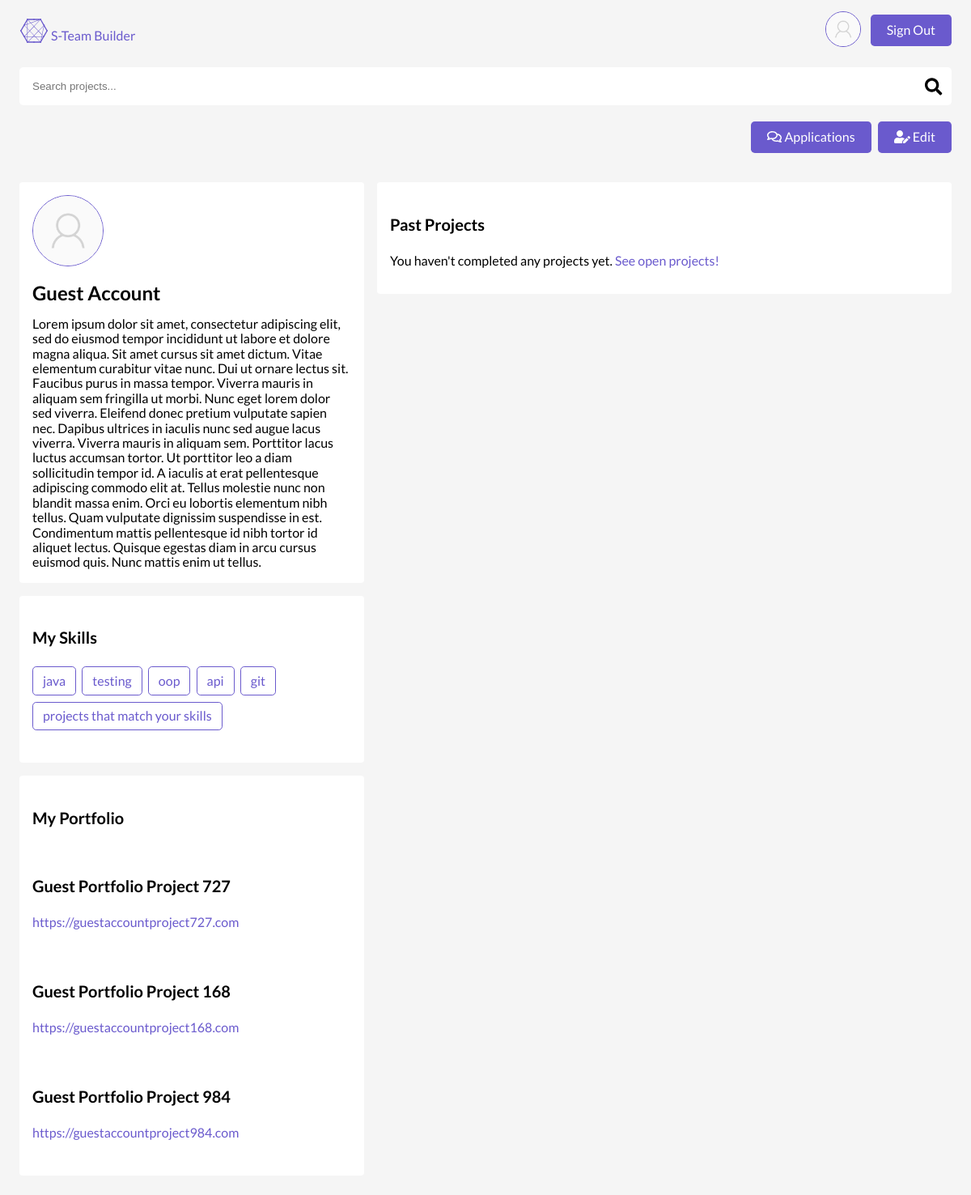
Page /accounts/profile/10/ (signed in) on the committed database.
### accounts/models.py (models this page shows, shortened)
class User(AbstractBaseUser):
    email = models.EmailField(
        verbose_name='email address',
        max_length=255,
        unique=True,
    )
    first_name = models.CharField(max_length=255)
    last_name = models.CharField(max_length=255)
    about = models.TextField(max_length=2500)
    avatar = models.ImageField(
        default="default_avatars/blank.png",
        upload_to="avatars"
    )
    skills = models.ManyToManyField(
        "Skill", related_name="users")  # on delete issues?
    is_active = models.BooleanField(default=False)
    is_admin = models.BooleanField(default=False)
    objects = UserManager()
    USERNAME_FIELD = 'email'
    REQUIRED_FIELDS = ['first_name', ]
    def __str__(self):
        if not self.first_name:
            return self.email
        return self.first_name + " " + self.last_name

class Skill(models.Model):
    name = models.CharField(max_length=255, unique=True)
    def __str__(self):
        return self.name

class PortfolioProject(models.Model):
    user = models.ForeignKey(
        settings.AUTH_USER_MODEL,
        on_delete=models.CASCADE,
        related_name="portfolio_projects"
    )
    name = models.CharField(max_length=255, unique=True)
    url = models.URLField()

### accounts/views.py (the view)
# urls.py: path('profile/<int:pk>/', views.Profile.as_view(), name="profile"),
class Profile(CustomLoginRequired, DetailView):
    model = User
    template_name = "accounts/profile.html"
    context_object_name = "user_profile"
    def get_context_data(self, **kwargs):
        context = super().get_context_data(**kwargs)
        context['searchform'] = SearchBarForm()
        context['applications'] = Application.objects.filter(
            user=self.request.user,
            status='A',
            position__project__status='C'
        )
        return context

### projects/forms.py
class SearchBarForm(forms.Form):
    q = forms.CharField(
        max_length=255,
        widget=forms.TextInput(
            attrs={
                'placeholder': 'Search projects...',
                'style': 'margin-bottom:0',
                'class': 'search-bar'
            },
        ))

### projects/views.py (called while the page is built, shortened)
    def dispatch(self, request, *args, **kwargs):
        if not request.user.is_authenticated:
            return self.handle_no_permission()
        apps = Application.objects.filter(
            user=request.user,
            unread=True,
        )
        return super().dispatch(request, *args, **kwargs)

### accounts/templates/accounts/profile.html (shortened to what this page needs)
{% extends 'layout.html' %}
{% load static %}
{% block body %}
<div class="bounds">
<div class="top-button-container">
      {% if user.id == user_profile.id %}
      <a class="bubble-dark" href="{% url 'projects:applications' box='inbox' category='status' q='u' %}"><i class="far fa-comments"></i> Applications</a>
      {% endif %}
      {% if user.id == user_profile.id %}
      <a class="bubble-dark" href="{% url 'accounts:updateuser' %}"><i class="fas fa-user-edit"></i> Edit</a>
      {% endif %}
  </div>
</div>
<div class="bounds">
<div class="desktop-wrapper">
  <div class="desktop-wrapper-left">
<div class="card">
    {% if user_profile.avatar %}
    <img src="{{ user_profile.avatar.url }}" class="avatar-large">
    {% endif %}
  <h2>{{ user_profile }}</h2>
  <div>
    {{ user_profile.about }}
  </div>
</div>
    <div class="card">
        <h4>My Skills</h4>
        <ul class="ul-list">
          {% for skill in user_profile.skills.all %}
              <li class="bubble-outline"><a href="{% url 'projects:dashboard' category='skill' q=skill %}"><span
                class="skill-button">{{ skill }}</span></a></li>
          {% endfor %}
          <li class="bubble-outline"><a href="{% url 'projects:dashboard' category='skills' q='my-skills' %}">projects that match your skills</a></li>
        </ul>
      </div>
  <div class="card">
      <h4>My Portfolio</h4>
        {% for project in user_profile.portfolio_projects.all %}
        <div class="mini-card">
            <h4>{{ project.name }}</h4>
            <a href="#">{{ project.url }}</a>
        </div>
        {% endfor %}
    </div>
  </div>
<div class="desktop-wrapper-right">
<div class="card">
  <h4>Past Projects</h4>
  {% if applications %}
  <ul class="">
  {% for application in applications %}
  <li>{{ application.position.title }}, {{ application.position.project }}</li>
  {% endfor %}
  {% else %}
  <p>You haven't completed any projects yet. <a href="{% url 'projects:dashboard' category='all' q='all' %}">See
      open projects!</a></p>
  {% endif %}
</div>
</div>
</div>
</div>
{% endblock %}

### templates/layout.html (shortened to what this page needs)
<!DOCTYPE html>
{% load static %}
<html lang="en">
<head>
  <link rel="stylesheet" href="{% static 'sass/css/style.css' %}">
</head>
<body>
  <header class="header">
    <div class="bounds">
      <div class="flex-h-container">
          <a class="logo" href="{% url 'projects:dashboard' category='all' q='all' %}"><i class="fab fa-connectdevelop fa-2x"></i> S-Team Builder</a>
          <div class="flex-h-container">
            {% if user.is_authenticated %}
                <a href="{% url 'accounts:profile' pk=user.id %}">
                <img src="{{ user.avatar.url }}" alt="avatar" class="avatar-small" href="{% url 'accounts:profile' pk=user.id %}">
                </a>
            {% endif %}
              <div>
                {% if user.is_authenticated %}
                    <a class="bubble-dark" href="{% url 'logout' %}">Sign Out</a>
                {% else %}
                    <a class="bubble-dark" href="{% url 'accounts:register' %}">Sign Up</a>
                    <a class="bubble-dark" href="{% url 'login' %}">Sign In</a>
                {% endif %}
              </div>
          </div>
    </div>
    </div>
  </header>
  {% if searchform %}
  <div class="bounds">
      <div class="search-bar">
          <form method="GET" action={% url 'projects:searchbar' %} id="search-bar">
              {{ searchform.q }}
              <button type="submit">
              <i class="fas fa-search fa-lg"></i>
              </button>
          </form>
        </div>
    </div>
  {% endif %}
{% block body %}
{% endblock %}
</body>
</html>

### assets/sass/css/style.css (style rules this page uses)
* { box-sizing: border-box; }
.ul-list { list-style: none; padding: 0; }
.ul-list li { display: inline-block; }
.bounds { padding: 0.5rem 1.5rem; height: 100%; max-width: 1280px; margin: 0 auto; }
.flex-h-container { display: flex; height: 100%; justify-content: space-between; align-items: center; }
.flex-h-container .bubble-dark:last-of-type { margin-right: 0; }
.top-button-container { display: flex; justify-content: flex-end; align-items: center; }
.top-button-container .bubble-dark:last-of-type { margin-right: 0; }
@media (min-width: 1024px) { .desktop-wrapper { display: flex; } }
@media (min-width: 1024px) { .desktop-wrapper .desktop-wrapper-left { flex: 1.5; display: flex; flex-direction: column; margin-right: 0.5rem; } }
@media (min-width: 1024px) { .desktop-wrapper .desktop-wrapper-right { flex: 2.5; display: flex; flex-direction: column; margin-left: 0.5rem; } }
button { margin: 0em; font: "Lato"; padding: 0; border-width: 0; border-style: none; border-color: none; border-image: none; line-height: unset; font-size: unset; }
input[type=text] { background-color: white; border: none; padding: 1rem; border-radius: 0.3rem; }
a { margin: 0; padding: 0; text-decoration: none; color: slateblue; }
a.bubble-dark { color: white; }
header { width: 100%; height: 75px; }
body { background-color: whitesmoke; font-family: "Lato", sans-serif; margin: 0; padding: 0; line-height: 18.4px; }
h2 { display: block; font-size: 1.5em; margin-block-start: 0.83em; margin-block-end: 0.83em; margin-inline-start: 0px; margin-inline-end: 0px; font-weight: bold; }
h4 { font-size: 1.25rem; }
.card { background-color: white; width: 100%; border-radius: 0.25rem; border: none; padding: 1rem; margin-top: 1rem; }
.card:last-child { margin-bottom: 1rem; }
.mini-card { padding: 0.75rem 0; margin: 1rem 0; }
.bubble-dark { display: inline-block; padding: 0.65rem 1.25rem; background-color: slateblue; border-radius: 0.3rem; margin: 0.25rem; color: white; cursor: pointer; }
.bubble-outline { padding: 0.4rem 0.75rem; background-color: none; border-radius: 0.3rem; border: solid 1px slateblue; margin: 0 0.25rem 0.5rem 0; line-height: 1.3rem; cursor: pointer; }
.search-bar { width: 100%; position: relative; }
.search-bar button { position: absolute; right: 0.75rem; top: 50%; transform: translateY(-50%); background: none; border: none; }
.avatar-small { height: 2.75rem; border-radius: 50%; margin: 0 0.5rem; border: solid 1px slateblue; }
.avatar-large { height: 5.5rem; border-radius: 50%; margin: 0; border: solid 1px slateblue; }

### rows in the picture
User: avatar (placeholder picture), first_name+last_name "Guest Account", about "Lorem ipsum dolor sit amet, consectetur adipiscing elit, sed do eiusmod tempor incididunt ut labore et dolore magna aliqua. Sit amet cursus sit amet dictum. Vitae elementum curabitur vitae nunc. Dui ut ornare lectus sit. Faucibus purus in massa tempor. Viverra mauris in aliquam sem fringilla ut morbi. Nunc eget lorem dolor sed viverra. Eleifend donec pretium vulputate sapien nec. Dapibus ultrices in iaculis nunc sed augue lacus viverra. Viverra mauris in aliquam sem. Porttitor lacus luctus accumsan tortor. Ut porttitor leo a diam sollicitudin tempor id. A iaculis at erat pellentesque adipiscing commodo elit at. Tellus molestie nunc non blandit massa enim. Orci eu lobortis elementum nibh…"
Skill: name "java"
Skill: name "testing"
Skill: name "oop"
Skill: name "api"
Skill: name "git"
PortfolioProject: name "Guest Portfolio Project 727", url "https://guestaccountproject727.com"
PortfolioProject: name "Guest Portfolio Project 168", url "https://guestaccountproject168.com"
PortfolioProject: name "Guest Portfolio Project 984", url "https://guestaccountproject984.com"
